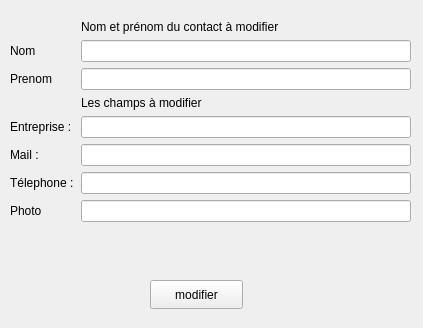
<?xml version="1.0" encoding="UTF-8"?>
<ui version="4.0">
 <class>Modifier</class>
 <widget class="QWidget" name="Modifier">
  <property name="geometry">
   <rect>
    <x>0</x>
    <y>0</y>
    <width>423</width>
    <height>328</height>
   </rect>
  </property>
  <property name="windowTitle">
   <string>Form</string>
  </property>
  <widget class="QWidget" name="formLayoutWidget">
   <property name="geometry">
    <rect>
     <x>10</x>
     <y>20</y>
     <width>401</width>
     <height>248</height>
    </rect>
   </property>
   <layout class="QFormLayout" name="formLayout">
    <item row="2" column="0">
     <widget class="QLabel" name="label">
      <property name="text">
       <string>Nom</string>
      </property>
     </widget>
    </item>
    <item row="2" column="1">
     <widget class="QLineEdit" name="Nom"/>
    </item>
    <item row="3" column="0">
     <widget class="QLabel" name="label_3">
      <property name="text">
       <string>Prenom</string>
      </property>
     </widget>
    </item>
    <item row="3" column="1">
     <widget class="QLineEdit" name="Prenom"/>
    </item>
    <item row="5" column="0">
     <widget class="QLabel" name="label_5">
      <property name="text">
       <string>Entreprise : </string>
      </property>
     </widget>
    </item>
    <item row="5" column="1">
     <widget class="QLineEdit" name="Entreprise"/>
    </item>
    <item row="6" column="0">
     <widget class="QLabel" name="label_4">
      <property name="text">
       <string>Mail :</string>
      </property>
     </widget>
    </item>
    <item row="6" column="1">
     <widget class="QLineEdit" name="Mail"/>
    </item>
    <item row="7" column="0">
     <widget class="QLabel" name="label_2">
      <property name="text">
       <string>Télephone :</string>
      </property>
     </widget>
    </item>
    <item row="7" column="1">
     <widget class="QLineEdit" name="Telephone"/>
    </item>
    <item row="8" column="0">
     <widget class="QLabel" name="label_6">
      <property name="text">
       <string>Photo</string>
      </property>
     </widget>
    </item>
    <item row="8" column="1">
     <widget class="QLineEdit" name="Image"/>
    </item>
    <item row="1" column="1">
     <widget class="QLabel" name="label_7">
      <property name="text">
       <string>Nom et prénom du contact à modifier</string>
      </property>
     </widget>
    </item>
    <item row="4" column="1">
     <widget class="QLabel" name="label_8">
      <property name="text">
       <string>Les champs à modifier</string>
      </property>
     </widget>
    </item>
   </layout>
  </widget>
  <widget class="QPushButton" name="Valider">
   <property name="geometry">
    <rect>
     <x>150</x>
     <y>280</y>
     <width>93</width>
     <height>29</height>
    </rect>
   </property>
   <property name="text">
    <string>modifier</string>
   </property>
  </widget>
 </widget>
 <resources/>
 <connections/>
</ui>
